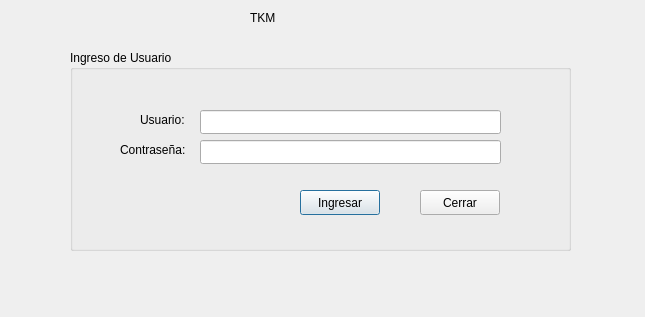
<?xml version="1.0" encoding="UTF-8"?>
<ui version="4.0">
 <class>login</class>
 <widget class="QDialog" name="login">
  <property name="geometry">
   <rect>
    <x>0</x>
    <y>0</y>
    <width>645</width>
    <height>317</height>
   </rect>
  </property>
  <property name="windowTitle">
   <string>Login Sistema de Vacunacion Dengue</string>
  </property>
  <widget class="QGroupBox" name="groupBox">
   <property name="geometry">
    <rect>
     <x>70</x>
     <y>50</y>
     <width>501</width>
     <height>201</height>
    </rect>
   </property>
   <property name="title">
    <string>Ingreso de Usuario</string>
   </property>
   <widget class="QLabel" name="label">
    <property name="geometry">
     <rect>
      <x>70</x>
      <y>60</y>
      <width>51</width>
      <height>20</height>
     </rect>
    </property>
    <property name="text">
     <string>Usuario:</string>
    </property>
   </widget>
   <widget class="QLabel" name="label_2">
    <property name="geometry">
     <rect>
      <x>50</x>
      <y>90</y>
      <width>71</width>
      <height>20</height>
     </rect>
    </property>
    <property name="text">
     <string>Contraseña:</string>
    </property>
   </widget>
   <widget class="QLineEdit" name="txtUsuario">
    <property name="geometry">
     <rect>
      <x>130</x>
      <y>60</y>
      <width>301</width>
      <height>24</height>
     </rect>
    </property>
   </widget>
   <widget class="QLineEdit" name="txtClave">
    <property name="geometry">
     <rect>
      <x>130</x>
      <y>90</y>
      <width>301</width>
      <height>24</height>
     </rect>
    </property>
   </widget>
   <widget class="QPushButton" name="cmdIngresar">
    <property name="geometry">
     <rect>
      <x>230</x>
      <y>140</y>
      <width>80</width>
      <height>25</height>
     </rect>
    </property>
    <property name="text">
     <string>Ingresar</string>
    </property>
   </widget>
   <widget class="QPushButton" name="cmdCerrar">
    <property name="geometry">
     <rect>
      <x>350</x>
      <y>140</y>
      <width>80</width>
      <height>25</height>
     </rect>
    </property>
    <property name="text">
     <string>Cerrar</string>
    </property>
   </widget>
  </widget>
  <widget class="QLabel" name="label_3">
   <property name="geometry">
    <rect>
     <x>250</x>
     <y>10</y>
     <width>55</width>
     <height>16</height>
    </rect>
   </property>
   <property name="text">
    <string>TKM</string>
   </property>
  </widget>
 </widget>
 <resources/>
 <connections/>
</ui>
